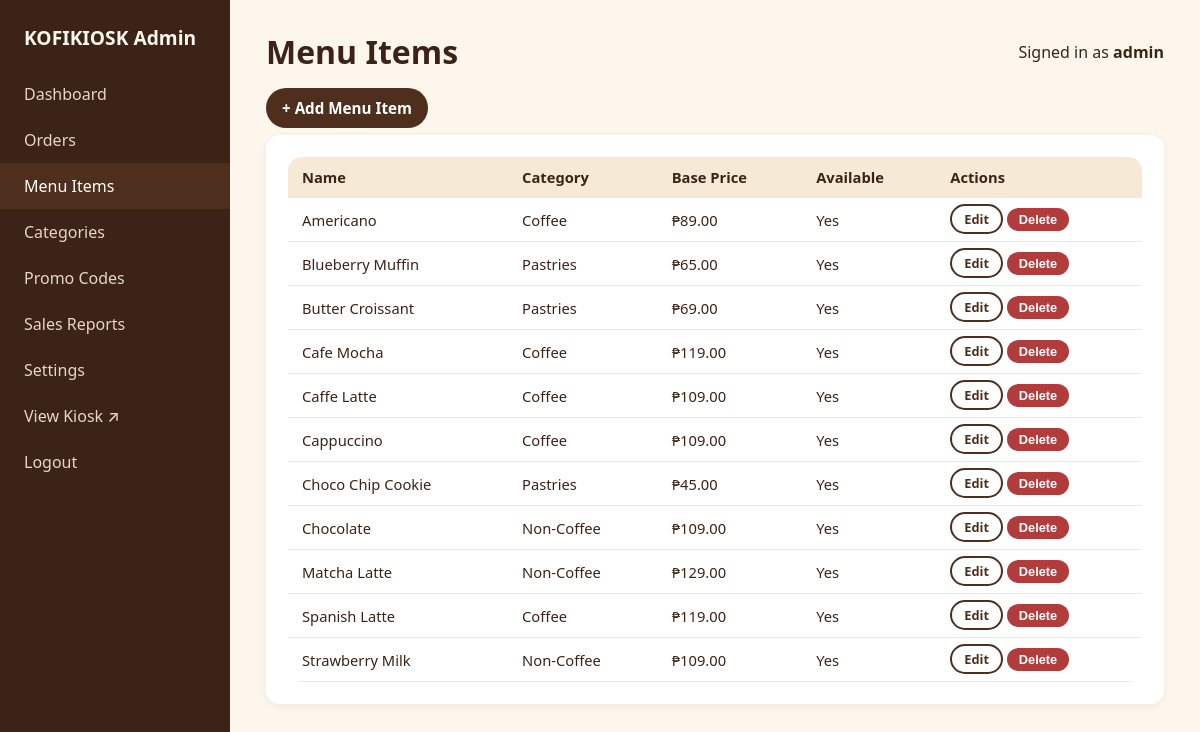
The app's page /admin/menu (signed in) with its own data.
### tables this page shows
CREATE TABLE menu_items (
    id INTEGER PRIMARY KEY AUTOINCREMENT,
    category_id INTEGER NOT NULL REFERENCES categories(id) ON DELETE CASCADE,
    name TEXT NOT NULL,
    description TEXT,
    base_price REAL NOT NULL,
    image_url TEXT,
    is_available INTEGER NOT NULL DEFAULT 1
);

CREATE TABLE categories (
    id INTEGER PRIMARY KEY AUTOINCREMENT,
    name TEXT NOT NULL UNIQUE,
    display_order INTEGER NOT NULL DEFAULT 0
);

### index.py (the view)
@app.route("/admin/menu")
@admin_required
def admin_menu():
    conn = db.get_db()
    items = conn.execute(
        """SELECT mi.*, c.name AS category_name FROM menu_items mi
           JOIN categories c ON c.id = mi.category_id ORDER BY mi.name"""
    ).fetchall()
    conn.close()
    return render_template("admin/menu.html", items=items)

### db.py (called while the page is built)
def get_db():
    conn = sqlite3.connect(DB_PATH)
    conn.row_factory = sqlite3.Row
    conn.execute("PRAGMA foreign_keys = ON")
    return conn

### index.py (called while the page is built)
def admin_required(view):
    @wraps(view)
    def wrapped(*args, **kwargs):
        if not session.get("admin_id"):
            return redirect(url_for("admin_login", next=request.path))
        return view(*args, **kwargs)
    return wrapped

### templates/admin/menu.html (shortened to what this page needs)
{% extends "admin/base.html" %}
{% block heading %}Menu Items{% endblock %}
{% block content %}
<div style="margin-bottom:16px;">
  <a href="{{ url_for('admin_menu_new') }}" class="btn btn-primary">+ Add Menu Item</a>
</div>
<div class="admin-card">
  {% if items %}
  <table>
    <tr><th>Name</th><th>Category</th><th>Base Price</th><th>Available</th><th>Actions</th></tr>
    {% for i in items %}
    <tr>
      <td>{{ i.name }}</td>
      <td>{{ i.category_name }}</td>
      <td>&#8369;{{ "%.2f"|format(i.base_price) }}</td>
      <td>{% if i.is_available %}Yes{% else %}Hidden{% endif %}</td>
      <td>
        <a href="{{ url_for('admin_menu_edit', item_id=i.id) }}" class="btn btn-outline" style="padding:4px 12px;font-size:.8rem;">Edit</a>
        <form method="POST" action="{{ url_for('admin_menu_delete', item_id=i.id) }}"
              onsubmit="return confirm('Delete this menu item?');" style="display:inline;">
          <button type="submit" class="btn btn-danger" style="padding:4px 12px;font-size:.8rem;">Delete</button>
        </form>
      </td>
    </tr>
    {% endfor %}
  </table>
  {% else %}
    <p class="hint">No menu items yet.</p>
  {% endif %}
</div>
{% endblock %}

### static/css/style.css (style rules this page uses)
:root { --brown-900: #3b2417; --brown-800: #4e2f1e; --brown-700: #6b4226; --brown-500: #8c5a34; --cream-100: #fdf6ec; --cream-200: #f6ead6; --accent: #c8873b; --accent-dark: #a8672b; --green: #2f7a4d; --red: #b23b3b; --radius: 14px; font-size: 16px; }
* { box-sizing: border-box; }
body { margin: 0; font-family: "Segoe UI", system-ui, -apple-system, sans-serif; background: var(--cream-100); color: var(--brown-900); }
a { color: inherit; text-decoration: none; }
.btn { border: none; border-radius: 999px; padding: 10px 16px; font-weight: 600; cursor: pointer; font-size: .95rem; }
.btn-primary { background: var(--brown-800); color: #fff; }
.btn-outline { background: transparent; border: 2px solid var(--brown-800); color: var(--brown-800); }
.btn-danger { background: var(--red); color: #fff; }
table { width: 100%; border-collapse: collapse; background: #fff; border-radius: var(--radius); overflow: hidden; }
table th, table td { padding: 10px 14px; text-align: left; border-bottom: 1px solid #f0e6d8; font-size: .92rem; }
table th { background: var(--cream-200); }
.admin-card { background: #fff; border-radius: var(--radius); padding: 22px; margin-bottom: 22px; box-shadow: 0 2px 10px rgba(59,36,23,.06); }

### records on screen
menu_items: name "Americano", category_name "Coffee", base_price "89.00", is_available "Yes"
menu_items: name "Blueberry Muffin", category_name "Pastries", base_price "65.00", is_available "Yes"
menu_items: name "Butter Croissant", category_name "Pastries", base_price "69.00", is_available "Yes"
menu_items: name "Cafe Mocha", category_name "Coffee", base_price "119.00", is_available "Yes"
menu_items: name "Caffe Latte", category_name "Coffee", base_price "109.00", is_available "Yes"
menu_items: name "Cappuccino", category_name "Coffee", base_price "109.00", is_available "Yes"
menu_items: name "Choco Chip Cookie", category_name "Pastries", base_price "45.00", is_available "Yes"
menu_items: name "Chocolate", category_name "Non-Coffee", base_price "109.00", is_available "Yes"
menu_items: name "Matcha Latte", category_name "Non-Coffee", base_price "129.00", is_available "Yes"
menu_items: name "Spanish Latte", category_name "Coffee", base_price "119.00", is_available "Yes"
menu_items: name "Strawberry Milk", category_name "Non-Coffee", base_price "109.00", is_available "Yes"

### other values on screen
{{ session.get('admin_username') }} "admin"
